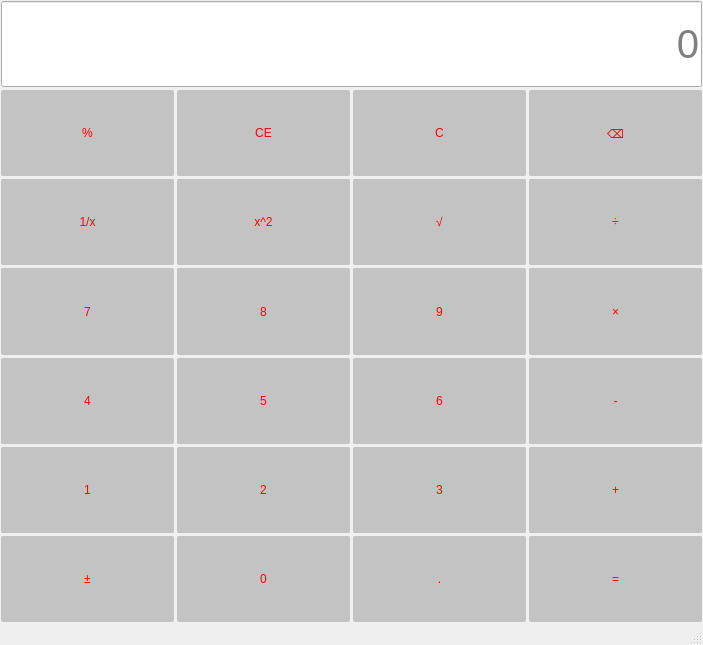
<?xml version="1.0" encoding="UTF-8"?>
<ui version="4.0">
 <class>MainWindow</class>
 <widget class="QMainWindow" name="MainWindow">
  <property name="geometry">
   <rect>
    <x>0</x>
    <y>0</y>
    <width>703</width>
    <height>645</height>
   </rect>
  </property>
  <property name="windowTitle">
   <string>MainWindow</string>
  </property>
  <property name="styleSheet">
   <string notr="true">QPushButton{
	background-color: rgba(128, 128, 128,100);
   
	font: 290 16pt &quot;Microsoft YaHei UI&quot;;
    color: red;
    border-radius: 2px;
}

QPushButton:hover{
         background-color: lightgreen;
         color: black;
}

QPushButton:pressed{
         background-color: red;
         color: black;
}

QLineEdit{
    font-size: 40px;
}</string>
  </property>
  <widget class="QWidget" name="centralwidget">
   <property name="sizePolicy">
    <sizepolicy hsizetype="Minimum" vsizetype="Preferred">
     <horstretch>0</horstretch>
     <verstretch>0</verstretch>
    </sizepolicy>
   </property>
   <layout class="QVBoxLayout" name="verticalLayout">
    <property name="spacing">
     <number>3</number>
    </property>
    <property name="leftMargin">
     <number>1</number>
    </property>
    <property name="topMargin">
     <number>1</number>
    </property>
    <property name="rightMargin">
     <number>1</number>
    </property>
    <property name="bottomMargin">
     <number>1</number>
    </property>
    <item>
     <layout class="QGridLayout" name="gridLayout">
      <item row="4" column="2">
       <widget class="QPushButton" name="btnNum6">
        <property name="sizePolicy">
         <sizepolicy hsizetype="Minimum" vsizetype="Minimum">
          <horstretch>0</horstretch>
          <verstretch>0</verstretch>
         </sizepolicy>
        </property>
        <property name="text">
         <string>6</string>
        </property>
       </widget>
      </item>
      <item row="6" column="2">
       <widget class="QPushButton" name="btnPeriod_2">
        <property name="sizePolicy">
         <sizepolicy hsizetype="Minimum" vsizetype="Minimum">
          <horstretch>0</horstretch>
          <verstretch>0</verstretch>
         </sizepolicy>
        </property>
        <property name="text">
         <string>.</string>
        </property>
       </widget>
      </item>
      <item row="3" column="1">
       <widget class="QPushButton" name="btnNum8">
        <property name="sizePolicy">
         <sizepolicy hsizetype="Minimum" vsizetype="Minimum">
          <horstretch>0</horstretch>
          <verstretch>0</verstretch>
         </sizepolicy>
        </property>
        <property name="text">
         <string>8</string>
        </property>
       </widget>
      </item>
      <item row="6" column="1">
       <widget class="QPushButton" name="btnNum0">
        <property name="sizePolicy">
         <sizepolicy hsizetype="Minimum" vsizetype="Minimum">
          <horstretch>0</horstretch>
          <verstretch>0</verstretch>
         </sizepolicy>
        </property>
        <property name="text">
         <string>0</string>
        </property>
       </widget>
      </item>
      <item row="1" column="2">
       <widget class="QPushButton" name="btnClear">
        <property name="sizePolicy">
         <sizepolicy hsizetype="Minimum" vsizetype="Minimum">
          <horstretch>0</horstretch>
          <verstretch>0</verstretch>
         </sizepolicy>
        </property>
        <property name="text">
         <string>C</string>
        </property>
       </widget>
      </item>
      <item row="1" column="3">
       <widget class="QPushButton" name="btnDel">
        <property name="sizePolicy">
         <sizepolicy hsizetype="Minimum" vsizetype="Minimum">
          <horstretch>0</horstretch>
          <verstretch>0</verstretch>
         </sizepolicy>
        </property>
        <property name="text">
         <string>⌫</string>
        </property>
       </widget>
      </item>
      <item row="6" column="0">
       <widget class="QPushButton" name="btnPeriod">
        <property name="sizePolicy">
         <sizepolicy hsizetype="Minimum" vsizetype="Minimum">
          <horstretch>0</horstretch>
          <verstretch>0</verstretch>
         </sizepolicy>
        </property>
        <property name="text">
         <string>±</string>
        </property>
       </widget>
      </item>
      <item row="2" column="0">
       <widget class="QPushButton" name="btnInverse">
        <property name="sizePolicy">
         <sizepolicy hsizetype="Minimum" vsizetype="Minimum">
          <horstretch>0</horstretch>
          <verstretch>0</verstretch>
         </sizepolicy>
        </property>
        <property name="text">
         <string>1/x</string>
        </property>
       </widget>
      </item>
      <item row="5" column="0">
       <widget class="QPushButton" name="btnNum1">
        <property name="sizePolicy">
         <sizepolicy hsizetype="Minimum" vsizetype="Minimum">
          <horstretch>0</horstretch>
          <verstretch>0</verstretch>
         </sizepolicy>
        </property>
        <property name="text">
         <string>1</string>
        </property>
       </widget>
      </item>
      <item row="1" column="0">
       <widget class="QPushButton" name="btnPercentage">
        <property name="sizePolicy">
         <sizepolicy hsizetype="Minimum" vsizetype="Minimum">
          <horstretch>0</horstretch>
          <verstretch>0</verstretch>
         </sizepolicy>
        </property>
        <property name="styleSheet">
         <string notr="true"/>
        </property>
        <property name="text">
         <string>%</string>
        </property>
       </widget>
      </item>
      <item row="4" column="3">
       <widget class="QPushButton" name="btnMinus">
        <property name="sizePolicy">
         <sizepolicy hsizetype="Minimum" vsizetype="Minimum">
          <horstretch>0</horstretch>
          <verstretch>0</verstretch>
         </sizepolicy>
        </property>
        <property name="text">
         <string>-</string>
        </property>
       </widget>
      </item>
      <item row="5" column="2">
       <widget class="QPushButton" name="btnNum3">
        <property name="sizePolicy">
         <sizepolicy hsizetype="Minimum" vsizetype="Minimum">
          <horstretch>0</horstretch>
          <verstretch>0</verstretch>
         </sizepolicy>
        </property>
        <property name="text">
         <string>3</string>
        </property>
       </widget>
      </item>
      <item row="3" column="2">
       <widget class="QPushButton" name="btnNum9">
        <property name="sizePolicy">
         <sizepolicy hsizetype="Minimum" vsizetype="Minimum">
          <horstretch>0</horstretch>
          <verstretch>0</verstretch>
         </sizepolicy>
        </property>
        <property name="text">
         <string>9</string>
        </property>
       </widget>
      </item>
      <item row="1" column="1">
       <widget class="QPushButton" name="btnClearAll">
        <property name="sizePolicy">
         <sizepolicy hsizetype="Minimum" vsizetype="Minimum">
          <horstretch>0</horstretch>
          <verstretch>0</verstretch>
         </sizepolicy>
        </property>
        <property name="text">
         <string>CE</string>
        </property>
       </widget>
      </item>
      <item row="3" column="0">
       <widget class="QPushButton" name="btnNum7">
        <property name="sizePolicy">
         <sizepolicy hsizetype="Minimum" vsizetype="Minimum">
          <horstretch>0</horstretch>
          <verstretch>0</verstretch>
         </sizepolicy>
        </property>
        <property name="text">
         <string>7</string>
        </property>
       </widget>
      </item>
      <item row="2" column="1">
       <widget class="QPushButton" name="btnSquare">
        <property name="sizePolicy">
         <sizepolicy hsizetype="Minimum" vsizetype="Minimum">
          <horstretch>0</horstretch>
          <verstretch>0</verstretch>
         </sizepolicy>
        </property>
        <property name="text">
         <string>x^2</string>
        </property>
       </widget>
      </item>
      <item row="4" column="1">
       <widget class="QPushButton" name="btnNum5">
        <property name="sizePolicy">
         <sizepolicy hsizetype="Minimum" vsizetype="Minimum">
          <horstretch>0</horstretch>
          <verstretch>0</verstretch>
         </sizepolicy>
        </property>
        <property name="text">
         <string>5</string>
        </property>
       </widget>
      </item>
      <item row="5" column="3">
       <widget class="QPushButton" name="btnPlus">
        <property name="sizePolicy">
         <sizepolicy hsizetype="Minimum" vsizetype="Minimum">
          <horstretch>0</horstretch>
          <verstretch>0</verstretch>
         </sizepolicy>
        </property>
        <property name="text">
         <string>+</string>
        </property>
       </widget>
      </item>
      <item row="4" column="0">
       <widget class="QPushButton" name="btnNum4">
        <property name="sizePolicy">
         <sizepolicy hsizetype="Minimum" vsizetype="Minimum">
          <horstretch>0</horstretch>
          <verstretch>0</verstretch>
         </sizepolicy>
        </property>
        <property name="text">
         <string>4</string>
        </property>
       </widget>
      </item>
      <item row="2" column="3">
       <widget class="QPushButton" name="btnDivide">
        <property name="sizePolicy">
         <sizepolicy hsizetype="Minimum" vsizetype="Minimum">
          <horstretch>0</horstretch>
          <verstretch>0</verstretch>
         </sizepolicy>
        </property>
        <property name="text">
         <string>÷</string>
        </property>
       </widget>
      </item>
      <item row="0" column="0" colspan="4">
       <widget class="QLineEdit" name="display">
        <property name="sizePolicy">
         <sizepolicy hsizetype="Expanding" vsizetype="Minimum">
          <horstretch>0</horstretch>
          <verstretch>0</verstretch>
         </sizepolicy>
        </property>
        <property name="alignment">
         <set>Qt::AlignmentFlag::AlignRight|Qt::AlignmentFlag::AlignTrailing|Qt::AlignmentFlag::AlignVCenter</set>
        </property>
        <property name="placeholderText">
         <string>0</string>
        </property>
       </widget>
      </item>
      <item row="6" column="3">
       <widget class="QPushButton" name="btnEqual">
        <property name="sizePolicy">
         <sizepolicy hsizetype="Minimum" vsizetype="Minimum">
          <horstretch>0</horstretch>
          <verstretch>0</verstretch>
         </sizepolicy>
        </property>
        <property name="text">
         <string>=</string>
        </property>
       </widget>
      </item>
      <item row="3" column="3">
       <widget class="QPushButton" name="btnMultiple">
        <property name="sizePolicy">
         <sizepolicy hsizetype="Minimum" vsizetype="Minimum">
          <horstretch>0</horstretch>
          <verstretch>0</verstretch>
         </sizepolicy>
        </property>
        <property name="text">
         <string>×</string>
        </property>
       </widget>
      </item>
      <item row="5" column="1">
       <widget class="QPushButton" name="btnNum2">
        <property name="sizePolicy">
         <sizepolicy hsizetype="Minimum" vsizetype="Minimum">
          <horstretch>0</horstretch>
          <verstretch>0</verstretch>
         </sizepolicy>
        </property>
        <property name="text">
         <string>2</string>
        </property>
       </widget>
      </item>
      <item row="2" column="2">
       <widget class="QPushButton" name="btnSqrt">
        <property name="sizePolicy">
         <sizepolicy hsizetype="Minimum" vsizetype="Minimum">
          <horstretch>0</horstretch>
          <verstretch>0</verstretch>
         </sizepolicy>
        </property>
        <property name="text">
         <string>√</string>
        </property>
       </widget>
      </item>
     </layout>
    </item>
   </layout>
  </widget>
  <widget class="QMenuBar" name="menubar">
   <property name="geometry">
    <rect>
     <x>0</x>
     <y>0</y>
     <width>703</width>
     <height>25</height>
    </rect>
   </property>
  </widget>
  <widget class="QStatusBar" name="statusbar"/>
 </widget>
 <resources/>
 <connections/>
</ui>
